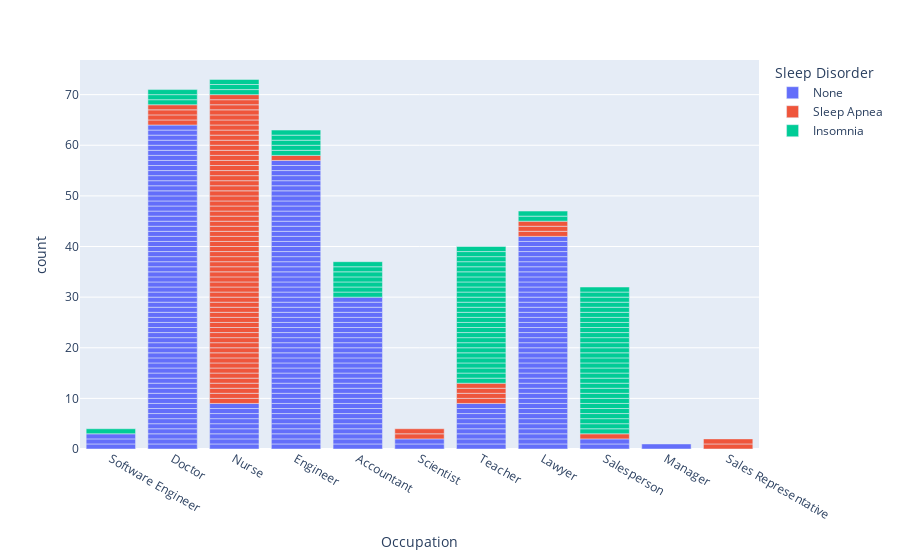

Notebook code cell kept with this figure:
### Code cell
px.bar(df, x="Occupation", color="Sleep Disorder")

### Figure 1 — Plotly figure (JSON) as saved in the notebook; plotly's stock layout.template omitted (floating-point values rounded to 4 significant figures; data arrays with more than 128 entries replaced by an {"elided": "..."} marker saying what was removed)
{"data": [{"alignmentgroup": "True", "hovertemplate": "Sleep Disorder=None<br>Occupation=%{x}<br>count=%{y}<extra></extra>", "legendgroup": "None", "marker": {"color": "#636efa", "pattern": {"shape": ""}}, "name": "None", "offsetgroup": "None", "orientation": "v", "showlegend": true, "textposition": "auto", "type": "bar", "x": {"elided": "219 str values"}, "xaxis": "x", "y": {"elided": "219 int values"}, "yaxis": "y"}, {"alignmentgroup": "True", "hovertemplate": "Sleep Disorder=Sleep Apnea<br>Occupation=%{x}<br>count=%{y}<extra></extra>", "legendgroup": "Sleep Apnea", "marker": {"color": "#EF553B", "pattern": {"shape": ""}}, "name": "Sleep Apnea", "offsetgroup": "Sleep Apnea", "orientation": "v", "showlegend": true, "textposition": "auto", "type": "bar", "x": ["Sales Representative", "Sales Representative", "Nurse", "Doctor", "Nurse", "Doctor", "Scientist", "Scientist", "Lawyer", "Teacher", "Teacher", "Lawyer", "Lawyer", "Teacher", "Teacher", "Engineer", "Salesperson", "Nurse", "Nurse", "Nurse", "Nurse", "Nurse", "Nurse", "Nurse", "Nurse", "Nurse", "Doctor", "Doctor", "Nurse", "Nurse", "Nurse", "Nurse", "Nurse", "Nurse", "Nurse", "Nurse", "Nurse", "Nurse", "Nurse", "Nurse", "Nurse", "Nurse", "Nurse", "Nurse", "Nurse", "Nurse", "Nurse", "Nurse", "Nurse", "Nurse", "Nurse", "Nurse", "Nurse", "Nurse", "Nurse", "Nurse", "Nurse", "Nurse", "Nurse", "Nurse", "Nurse", "Nurse", "Nurse", "Nurse", "Nurse", "Nurse", "Nurse", "Nurse", "Nurse", "Nurse", "Nurse", "Nurse", "Nurse", "Nurse", "Nurse", "Nurse", "Nurse", "Nurse"], "xaxis": "x", "y": [1, 1, 1, 1, 1, 1, 1, 1, 1, 1, 1, 1, 1, 1, 1, 1, 1, 1, 1, 1, 1, 1, 1, 1, 1, 1, 1, 1, 1, 1, 1, 1, 1, 1, 1, 1, 1, 1, 1, 1, 1, 1, 1, 1, 1, 1, 1, 1, 1, 1, 1, 1, 1, 1, 1, 1, 1, 1, 1, 1, 1, 1, 1, 1, 1, 1, 1, 1, 1, 1, 1, 1, 1, 1, 1, 1, 1, 1], "yaxis": "y"}, {"alignmentgroup": "True", "hovertemplate": "Sleep Disorder=Insomnia<br>Occupation=%{x}<br>count=%{y}<extra></extra>", "legendgroup": "Insomnia", "marker": {"color": "#00cc96", "pattern": {"shape": ""}}, "name": "Insomnia", "offsetgroup": "Insomnia", "orientation": "v", "showlegend": true, "textposition": "auto", "type": "bar", "x": ["Software Engineer", "Teacher", "Nurse", "Nurse", "Doctor", "Accountant", "Teacher", "Lawyer", "Engineer", "Lawyer", "Salesperson", "Teacher", "Salesperson", "Teacher", "Salesperson", "Teacher", "Salesperson", "Salesperson", "Salesperson", "Salesperson", "Salesperson", "Salesperson", "Salesperson", "Salesperson", "Salesperson", "Salesperson", "Engineer", "Engineer", "Teacher", "Salesperson", "Salesperson", "Salesperson", "Teacher", "Salesperson", "Teacher", "Salesperson", "Teacher", "Salesperson", "Teacher", "Salesperson", "Teacher", "Salesperson", "Teacher", "Salesperson", "Salesperson", "Teacher", "Salesperson", "Salesperson", "Teacher", "Salesperson", "Salesperson", "Teacher", "Salesperson", "Teacher", "Salesperson", "Engineer", "Teacher", "Teacher", "Teacher", "Teacher", "Teacher", "Teacher", "Teacher", "Teacher", "Teacher", "Teacher", "Teacher", "Doctor", "Doctor", "Nurse", "Accountant", "Accountant", "Accountant", "Accountant", "Accountant", "Accountant", "Engineer"], "xaxis": "x", "y": [1, 1, 1, 1, 1, 1, 1, 1, 1, 1, 1, 1, 1, 1, 1, 1, 1, 1, 1, 1, 1, 1, 1, 1, 1, 1, 1, 1, 1, 1, 1, 1, 1, 1, 1, 1, 1, 1, 1, 1, 1, 1, 1, 1, 1, 1, 1, 1, 1, 1, 1, 1, 1, 1, 1, 1, 1, 1, 1, 1, 1, 1, 1, 1, 1, 1, 1, 1, 1, 1, 1, 1, 1, 1, 1, 1, 1], "yaxis": "y"}], "layout": {"barmode": "relative", "legend": {"title": {"text": "Sleep Disorder"}, "tracegroupgap": 0}, "margin": {"t": 60}, "xaxis": {"anchor": "y", "domain": [0, 1], "title": {"text": "Occupation"}}, "yaxis": {"anchor": "x", "domain": [0, 1], "title": {"text": "count"}}}}
